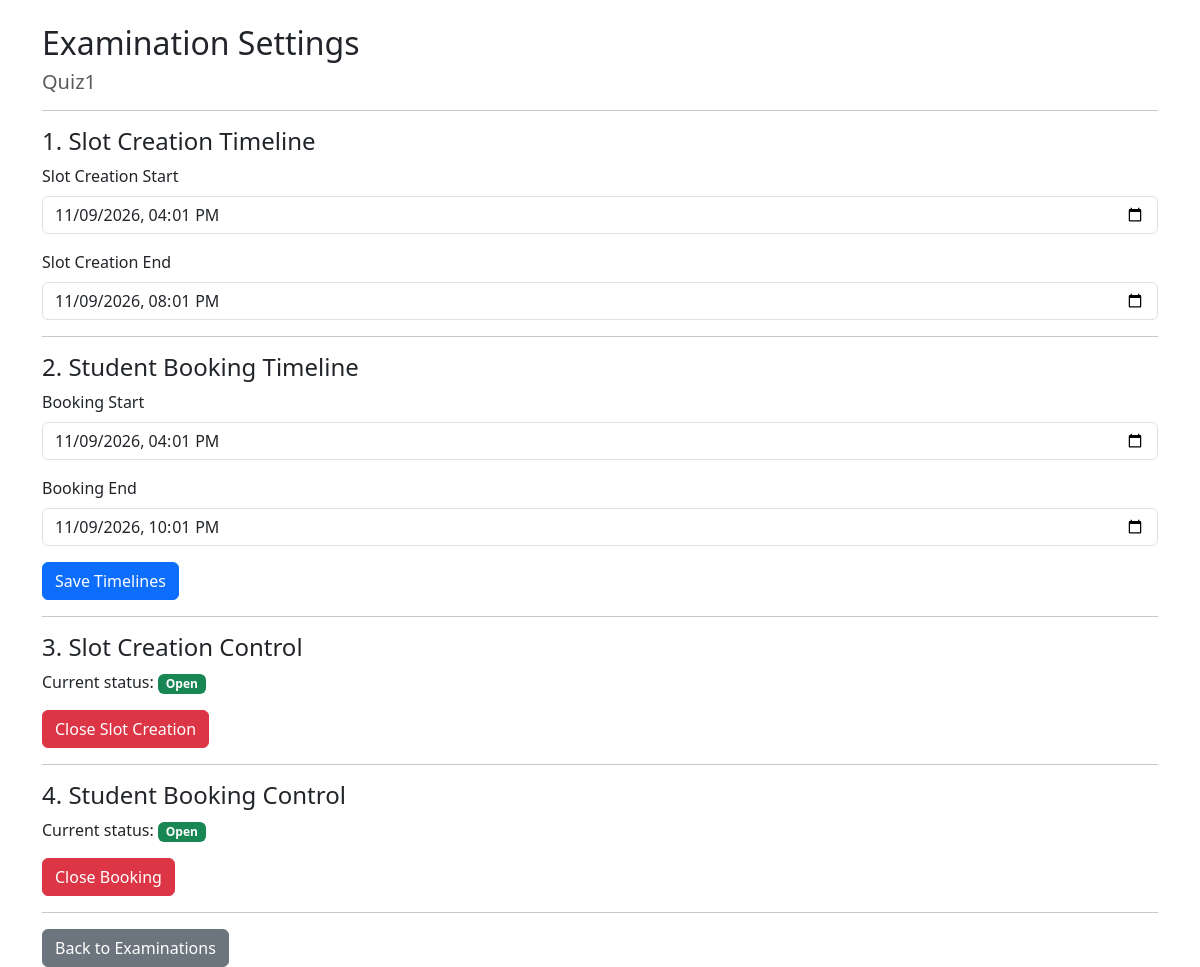
The app's page /examination/1/settings (signed in), older data.
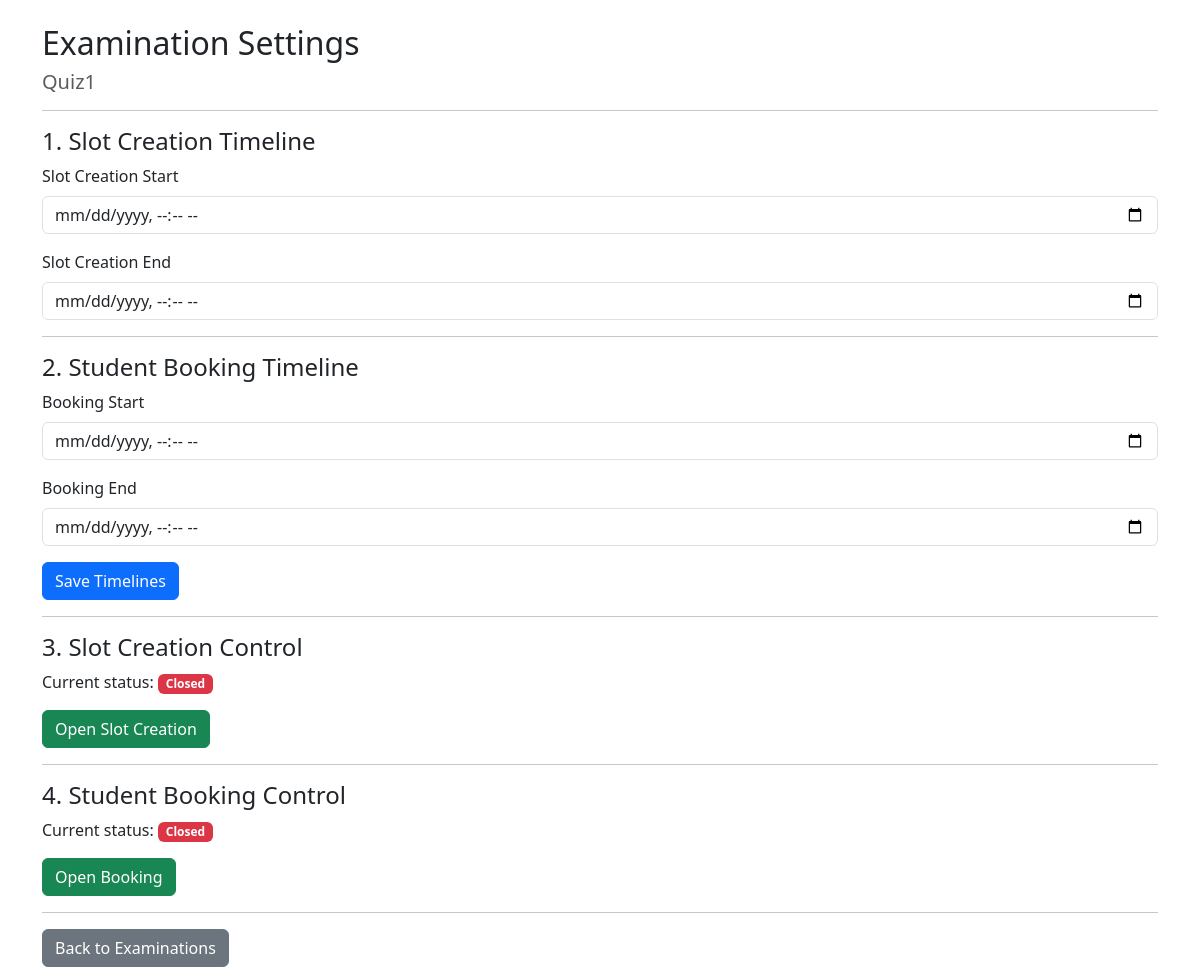
The same page, newer data.
### models.py (models this page shows, shortened)
class Examination(db.Model):
    id = db.Column(db.Integer, primary_key=True)
    name = db.Column(db.String(100), nullable=False)
    course_id = db.Column(
        db.Integer, db.ForeignKey("course.id"), nullable=False
    )
    status = db.Column(db.String(30), default="Draft")
    slot_creation_start = db.Column(db.String(30))
    slot_creation_end = db.Column(db.String(30))
    booking_start = db.Column(db.String(30))
    booking_end = db.Column(db.String(30))
    slot_creation_open = db.Column(db.Boolean, default=False)
    booking_open = db.Column(db.Boolean, default=False)
    course = db.relationship("Course", backref="examinations")

### app.py (the view, shortened to what this page needs)
@app.route("/examination/<int:examination_id>/settings", methods=["GET", "POST"])
@role_required("Admin")
def examination_settings(examination_id):
    examination = Examination.query.get_or_404(examination_id)
    return render_template(
        "examination_settings.html",
        examination=examination
    )

### app.py (called while the page is built)
def role_required(required_role):
    def decorator(function):
        @wraps(function)
        def wrapper(*args, **kwargs):
            if "user_id" not in session:
                return redirect(url_for("login"))
            user = User.query.get(session["user_id"])
            if not user.is_active:
                session.clear()
                return redirect(url_for("login"))
            if user is None:
                session.clear()
                return redirect(url_for("login"))
            if user.role != required_role:
                abort(403)
            if user.role == "Examiner" and not user.is_approved:
                session.clear()
                return redirect(url_for("login"))
            return function(*args, **kwargs)
        return wrapper
    return decorator

### templates/examination_settings.html (shortened to what this page needs)
<!DOCTYPE html>
<html>
<head>
    <link href="https://cdn.jsdelivr.net/npm/bootstrap@5.3.3/dist/css/bootstrap.min.css"
          rel="stylesheet">
</head>
<body>
<div class="container mt-4">
    <h2>Examination Settings</h2>
    <h5 class="text-muted">{{ examination.name }}</h5>
    <hr>
    <h4>1. Slot Creation Timeline</h4>
    <form method="POST">
        <div class="mb-3">
            <label class="form-label">Slot Creation Start</label>
            <input type="datetime-local"
                   name="slot_creation_start"
                   class="form-control"
                   value="{{ examination.slot_creation_start or '' }}">
        </div>
        <div class="mb-3">
            <label class="form-label">Slot Creation End</label>
            <input type="datetime-local"
                   name="slot_creation_end"
                   class="form-control"
                   value="{{ examination.slot_creation_end or '' }}">
        </div>
        <hr>
        <h4>2. Student Booking Timeline</h4>
        <div class="mb-3">
            <label class="form-label">Booking Start</label>
            <input type="datetime-local"
                   name="booking_start"
                   class="form-control"
                   value="{{ examination.booking_start or '' }}">
        </div>
        <div class="mb-3">
            <label class="form-label">Booking End</label>
            <input type="datetime-local"
                   name="booking_end"
                   class="form-control"
                   value="{{ examination.booking_end or '' }}">
        </div>
        <button type="submit" class="btn btn-primary">
            Save Timelines
        </button>
    </form>
    <hr>
    <h4>3. Slot Creation Control</h4>
    <p>
        Current status:
        {% if examination.slot_creation_open %}
            <span class="badge bg-success">Open</span>
        {% else %}
            <span class="badge bg-danger">Closed</span>
        {% endif %}
    </p>
    <form method="POST"
          action="{{ url_for('toggle_slot_creation',
                             examination_id=examination.id) }}">
        {% if examination.slot_creation_open %}
            <button type="submit" class="btn btn-danger">
                Close Slot Creation
            </button>
        {% else %}
            <button type="submit" class="btn btn-success">
                Open Slot Creation
            </button>
        {% endif %}
    </form>
    <hr>
    <h4>4. Student Booking Control</h4>
    <p>
        Current status:
        {% if examination.booking_open %}
            <span class="badge bg-success">Open</span>
        {% else %}
            <span class="badge bg-danger">Closed</span>
        {% endif %}
    </p>
    <form method="POST"
          action="{{ url_for('toggle_booking',
                             examination_id=examination.id) }}">
        {% if examination.booking_open %}
            <button type="submit" class="btn btn-danger">
                Close Booking
            </button>
        {% else %}
            <button type="submit" class="btn btn-success">
                Open Booking
            </button>
        {% endif %}
    </form>
    <hr>
    <a href="{{ url_for('examinations') }}"
       class="btn btn-secondary">
        Back to Examinations
    </a>
</div>
</body>
</html>

Row changes from the older to the newer data that the page shows:
changed Examination "Quiz1": slot_creation_open True → False (drawn); booking_open True → False (drawn); slot_creation_start "11/09/2026 16:01" → (not shown); slot_creation_end "11/09/2026 20:01" → (not shown); booking_start "11/09/2026 16:01" → (not shown); booking_end "11/09/2026 22:01" → (not shown)
Text that changed along with them:
text no longer shown: "Open Close Slot Creation Open Close Booking"
text now shown: "Closed Open Slot Creation Closed Open Booking"
